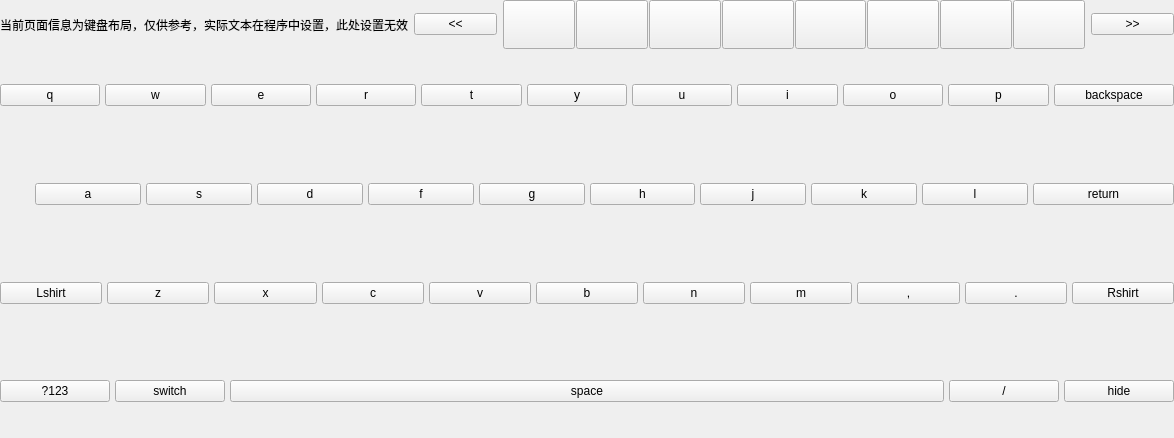
<?xml version="1.0" encoding="UTF-8"?>
<ui version="4.0">
 <class>VirtualKeyBoard</class>
 <widget class="QWidget" name="VirtualKeyBoard">
  <property name="geometry">
   <rect>
    <x>0</x>
    <y>0</y>
    <width>1174</width>
    <height>438</height>
   </rect>
  </property>
  <property name="windowTitle">
   <string>VirtualKeyBoard</string>
  </property>
  <layout class="QVBoxLayout" name="verticalLayout_2" stretch="1,8">
   <property name="spacing">
    <number>0</number>
   </property>
   <property name="leftMargin">
    <number>0</number>
   </property>
   <property name="topMargin">
    <number>0</number>
   </property>
   <property name="rightMargin">
    <number>0</number>
   </property>
   <property name="bottomMargin">
    <number>0</number>
   </property>
   <item>
    <layout class="QHBoxLayout" name="horizontalLayout_9">
     <property name="spacing">
      <number>0</number>
     </property>
     <item>
      <widget class="QWidget" name="widget_showChinese" native="true">
       <property name="styleSheet">
        <string notr="true"/>
       </property>
       <layout class="QHBoxLayout" name="horizontalLayout_7" stretch="0,1,7,1">
        <property name="spacing">
         <number>6</number>
        </property>
        <property name="leftMargin">
         <number>0</number>
        </property>
        <property name="topMargin">
         <number>0</number>
        </property>
        <property name="rightMargin">
         <number>0</number>
        </property>
        <property name="bottomMargin">
         <number>0</number>
        </property>
        <item>
         <widget class="MyVirtualKeyboard_qLb" name="lb_display_text">
          <property name="text">
           <string>当前页面信息为键盘布局，仅供参考，实际文本在程序中设置，此处设置无效</string>
          </property>
         </widget>
        </item>
        <item>
         <widget class="MyVirtualKeyBoard_qBtn" name="btn0_left">
          <property name="text">
           <string>&lt;&lt;</string>
          </property>
         </widget>
        </item>
        <item>
         <layout class="QHBoxLayout" name="horizontalLayout_5" stretch="1,1,1,1,1,1,1,1">
          <property name="spacing">
           <number>1</number>
          </property>
          <item>
           <widget class="MyVirtualKeyBoard_qBtn" name="btn0_02">
            <property name="sizePolicy">
             <sizepolicy hsizetype="Minimum" vsizetype="Preferred">
              <horstretch>0</horstretch>
              <verstretch>0</verstretch>
             </sizepolicy>
            </property>
            <property name="text">
             <string/>
            </property>
           </widget>
          </item>
          <item>
           <widget class="MyVirtualKeyBoard_qBtn" name="btn0_03">
            <property name="sizePolicy">
             <sizepolicy hsizetype="Minimum" vsizetype="Preferred">
              <horstretch>0</horstretch>
              <verstretch>0</verstretch>
             </sizepolicy>
            </property>
            <property name="text">
             <string/>
            </property>
           </widget>
          </item>
          <item>
           <widget class="MyVirtualKeyBoard_qBtn" name="btn0_04">
            <property name="sizePolicy">
             <sizepolicy hsizetype="Minimum" vsizetype="Preferred">
              <horstretch>0</horstretch>
              <verstretch>0</verstretch>
             </sizepolicy>
            </property>
            <property name="text">
             <string/>
            </property>
           </widget>
          </item>
          <item>
           <widget class="MyVirtualKeyBoard_qBtn" name="btn0_05">
            <property name="sizePolicy">
             <sizepolicy hsizetype="Minimum" vsizetype="Preferred">
              <horstretch>0</horstretch>
              <verstretch>0</verstretch>
             </sizepolicy>
            </property>
            <property name="text">
             <string/>
            </property>
           </widget>
          </item>
          <item>
           <widget class="MyVirtualKeyBoard_qBtn" name="btn0_06">
            <property name="sizePolicy">
             <sizepolicy hsizetype="Minimum" vsizetype="Preferred">
              <horstretch>0</horstretch>
              <verstretch>0</verstretch>
             </sizepolicy>
            </property>
            <property name="text">
             <string/>
            </property>
           </widget>
          </item>
          <item>
           <widget class="MyVirtualKeyBoard_qBtn" name="btn0_07">
            <property name="sizePolicy">
             <sizepolicy hsizetype="Minimum" vsizetype="Preferred">
              <horstretch>0</horstretch>
              <verstretch>0</verstretch>
             </sizepolicy>
            </property>
            <property name="text">
             <string/>
            </property>
           </widget>
          </item>
          <item>
           <widget class="MyVirtualKeyBoard_qBtn" name="btn0_08">
            <property name="sizePolicy">
             <sizepolicy hsizetype="Minimum" vsizetype="Preferred">
              <horstretch>0</horstretch>
              <verstretch>0</verstretch>
             </sizepolicy>
            </property>
            <property name="text">
             <string/>
            </property>
           </widget>
          </item>
          <item>
           <widget class="MyVirtualKeyBoard_qBtn" name="btn0_09">
            <property name="sizePolicy">
             <sizepolicy hsizetype="Minimum" vsizetype="Preferred">
              <horstretch>0</horstretch>
              <verstretch>0</verstretch>
             </sizepolicy>
            </property>
            <property name="text">
             <string/>
            </property>
           </widget>
          </item>
         </layout>
        </item>
        <item>
         <widget class="MyVirtualKeyBoard_qBtn" name="btn0_right">
          <property name="text">
           <string>&gt;&gt;</string>
          </property>
         </widget>
        </item>
       </layout>
      </widget>
     </item>
    </layout>
   </item>
   <item>
    <layout class="QHBoxLayout" name="horizontalLayout_8">
     <property name="spacing">
      <number>0</number>
     </property>
     <item>
      <widget class="QWidget" name="widget_key" native="true">
       <layout class="QVBoxLayout" name="verticalLayout">
        <property name="spacing">
         <number>6</number>
        </property>
        <property name="leftMargin">
         <number>0</number>
        </property>
        <property name="topMargin">
         <number>0</number>
        </property>
        <property name="rightMargin">
         <number>0</number>
        </property>
        <property name="bottomMargin">
         <number>0</number>
        </property>
        <item>
         <widget class="QWidget" name="widget_key_1" native="true">
          <layout class="QHBoxLayout" name="horizontalLayout" stretch="5,5,5,5,5,5,5,5,5,5,6">
           <property name="spacing">
            <number>5</number>
           </property>
           <property name="sizeConstraint">
            <enum>QLayout::SetDefaultConstraint</enum>
           </property>
           <property name="leftMargin">
            <number>0</number>
           </property>
           <property name="topMargin">
            <number>0</number>
           </property>
           <property name="rightMargin">
            <number>0</number>
           </property>
           <property name="bottomMargin">
            <number>0</number>
           </property>
           <item>
            <widget class="MyVirtualKeyBoard_qBtn" name="btn1_01">
             <property name="text">
              <string>q</string>
             </property>
            </widget>
           </item>
           <item>
            <widget class="MyVirtualKeyBoard_qBtn" name="btn1_02">
             <property name="styleSheet">
              <string notr="true"/>
             </property>
             <property name="text">
              <string>w</string>
             </property>
            </widget>
           </item>
           <item>
            <widget class="MyVirtualKeyBoard_qBtn" name="btn1_03">
             <property name="text">
              <string>e</string>
             </property>
            </widget>
           </item>
           <item>
            <widget class="MyVirtualKeyBoard_qBtn" name="btn1_04">
             <property name="text">
              <string>r</string>
             </property>
            </widget>
           </item>
           <item>
            <widget class="MyVirtualKeyBoard_qBtn" name="btn1_05">
             <property name="text">
              <string>t</string>
             </property>
            </widget>
           </item>
           <item>
            <widget class="MyVirtualKeyBoard_qBtn" name="btn1_06">
             <property name="text">
              <string>y</string>
             </property>
            </widget>
           </item>
           <item>
            <widget class="MyVirtualKeyBoard_qBtn" name="btn1_07">
             <property name="text">
              <string>u</string>
             </property>
             <property name="flat">
              <bool>false</bool>
             </property>
            </widget>
           </item>
           <item>
            <widget class="MyVirtualKeyBoard_qBtn" name="btn1_08">
             <property name="text">
              <string>i</string>
             </property>
            </widget>
           </item>
           <item>
            <widget class="MyVirtualKeyBoard_qBtn" name="btn1_09">
             <property name="text">
              <string>o</string>
             </property>
            </widget>
           </item>
           <item>
            <widget class="MyVirtualKeyBoard_qBtn" name="btn1_10">
             <property name="text">
              <string>p</string>
             </property>
            </widget>
           </item>
           <item>
            <widget class="MyVirtualKeyBoard_qBtn" name="btn1_backspace">
             <property name="text">
              <string>backspace</string>
             </property>
            </widget>
           </item>
          </layout>
         </widget>
        </item>
        <item>
         <widget class="QWidget" name="widget_key_2" native="true">
          <layout class="QHBoxLayout" name="horizontalLayout_2" stretch="1,3,3,3,3,3,3,3,3,3,4">
           <property name="spacing">
            <number>5</number>
           </property>
           <property name="leftMargin">
            <number>0</number>
           </property>
           <property name="topMargin">
            <number>0</number>
           </property>
           <property name="rightMargin">
            <number>0</number>
           </property>
           <property name="bottomMargin">
            <number>0</number>
           </property>
           <item>
            <spacer name="horizontalSpacer">
             <property name="orientation">
              <enum>Qt::Horizontal</enum>
             </property>
             <property name="sizeHint" stdset="0">
              <size>
               <width>40</width>
               <height>20</height>
              </size>
             </property>
            </spacer>
           </item>
           <item>
            <widget class="MyVirtualKeyBoard_qBtn" name="btn2_01">
             <property name="text">
              <string>a</string>
             </property>
            </widget>
           </item>
           <item>
            <widget class="MyVirtualKeyBoard_qBtn" name="btn2_02">
             <property name="styleSheet">
              <string notr="true"/>
             </property>
             <property name="text">
              <string>s</string>
             </property>
            </widget>
           </item>
           <item>
            <widget class="MyVirtualKeyBoard_qBtn" name="btn2_03">
             <property name="text">
              <string>d</string>
             </property>
            </widget>
           </item>
           <item>
            <widget class="MyVirtualKeyBoard_qBtn" name="btn2_04">
             <property name="text">
              <string>f</string>
             </property>
            </widget>
           </item>
           <item>
            <widget class="MyVirtualKeyBoard_qBtn" name="btn2_05">
             <property name="text">
              <string>g</string>
             </property>
            </widget>
           </item>
           <item>
            <widget class="MyVirtualKeyBoard_qBtn" name="btn2_06">
             <property name="text">
              <string>h</string>
             </property>
            </widget>
           </item>
           <item>
            <widget class="MyVirtualKeyBoard_qBtn" name="btn2_07">
             <property name="text">
              <string>j</string>
             </property>
             <property name="checkable">
              <bool>false</bool>
             </property>
            </widget>
           </item>
           <item>
            <widget class="MyVirtualKeyBoard_qBtn" name="btn2_08">
             <property name="text">
              <string>k</string>
             </property>
            </widget>
           </item>
           <item>
            <widget class="MyVirtualKeyBoard_qBtn" name="btn2_09">
             <property name="text">
              <string>l</string>
             </property>
            </widget>
           </item>
           <item>
            <widget class="MyVirtualKeyBoard_qBtn" name="btn2_return">
             <property name="text">
              <string>return</string>
             </property>
            </widget>
           </item>
          </layout>
         </widget>
        </item>
        <item>
         <widget class="QWidget" name="widget_key_3" native="true">
          <layout class="QHBoxLayout" name="horizontalLayout_3">
           <property name="spacing">
            <number>5</number>
           </property>
           <property name="leftMargin">
            <number>0</number>
           </property>
           <property name="topMargin">
            <number>0</number>
           </property>
           <property name="rightMargin">
            <number>0</number>
           </property>
           <property name="bottomMargin">
            <number>0</number>
           </property>
           <item>
            <widget class="MyVirtualKeyBoard_qBtn" name="btn3_Lshirt">
             <property name="text">
              <string>Lshirt</string>
             </property>
            </widget>
           </item>
           <item>
            <widget class="MyVirtualKeyBoard_qBtn" name="btn3_02">
             <property name="styleSheet">
              <string notr="true"/>
             </property>
             <property name="text">
              <string>z</string>
             </property>
            </widget>
           </item>
           <item>
            <widget class="MyVirtualKeyBoard_qBtn" name="btn3_03">
             <property name="text">
              <string>x</string>
             </property>
            </widget>
           </item>
           <item>
            <widget class="MyVirtualKeyBoard_qBtn" name="btn3_04">
             <property name="text">
              <string>c</string>
             </property>
            </widget>
           </item>
           <item>
            <widget class="MyVirtualKeyBoard_qBtn" name="btn3_05">
             <property name="text">
              <string>v</string>
             </property>
            </widget>
           </item>
           <item>
            <widget class="MyVirtualKeyBoard_qBtn" name="btn3_06">
             <property name="text">
              <string>b</string>
             </property>
            </widget>
           </item>
           <item>
            <widget class="MyVirtualKeyBoard_qBtn" name="btn3_07">
             <property name="text">
              <string>n</string>
             </property>
            </widget>
           </item>
           <item>
            <widget class="MyVirtualKeyBoard_qBtn" name="btn3_08">
             <property name="text">
              <string>m</string>
             </property>
            </widget>
           </item>
           <item>
            <widget class="MyVirtualKeyBoard_qBtn" name="btn3_09">
             <property name="text">
              <string>,</string>
             </property>
            </widget>
           </item>
           <item>
            <widget class="MyVirtualKeyBoard_qBtn" name="btn3_10">
             <property name="text">
              <string>.</string>
             </property>
            </widget>
           </item>
           <item>
            <widget class="MyVirtualKeyBoard_qBtn" name="btn3_Rshirt">
             <property name="text">
              <string>Rshirt</string>
             </property>
            </widget>
           </item>
          </layout>
         </widget>
        </item>
        <item>
         <widget class="QWidget" name="widget_key_4" native="true">
          <layout class="QHBoxLayout" name="horizontalLayout_4" stretch="2,2,13,2,2">
           <property name="spacing">
            <number>5</number>
           </property>
           <property name="leftMargin">
            <number>0</number>
           </property>
           <property name="topMargin">
            <number>0</number>
           </property>
           <property name="rightMargin">
            <number>0</number>
           </property>
           <property name="bottomMargin">
            <number>0</number>
           </property>
           <item>
            <widget class="MyVirtualKeyBoard_qBtn" name="btn4_symbol">
             <property name="text">
              <string>?123</string>
             </property>
            </widget>
           </item>
           <item>
            <widget class="MyVirtualKeyBoard_qBtn" name="btn4_switch">
             <property name="text">
              <string>switch</string>
             </property>
            </widget>
           </item>
           <item>
            <widget class="MyVirtualKeyBoard_qBtn" name="btn4_space">
             <property name="text">
              <string>space</string>
             </property>
            </widget>
           </item>
           <item>
            <widget class="MyVirtualKeyBoard_qBtn" name="btn4_01">
             <property name="text">
              <string>/</string>
             </property>
            </widget>
           </item>
           <item>
            <widget class="MyVirtualKeyBoard_qBtn" name="btn4_hide">
             <property name="text">
              <string>hide</string>
             </property>
            </widget>
           </item>
          </layout>
         </widget>
        </item>
       </layout>
      </widget>
     </item>
    </layout>
   </item>
  </layout>
 </widget>
 <layoutdefault spacing="6" margin="11"/>
 <customwidgets>
  <customwidget>
   <class>MyVirtualKeyBoard_qBtn</class>
   <extends>QPushButton</extends>
   <header>myVirtualKeyboard_qBtn.h</header>
  </customwidget>
  <customwidget>
   <class>MyVirtualKeyboard_qLb</class>
   <extends>QLabel</extends>
   <header>myVirtualKeyboard_qLb.h</header>
  </customwidget>
 </customwidgets>
 <resources/>
 <connections/>
</ui>
